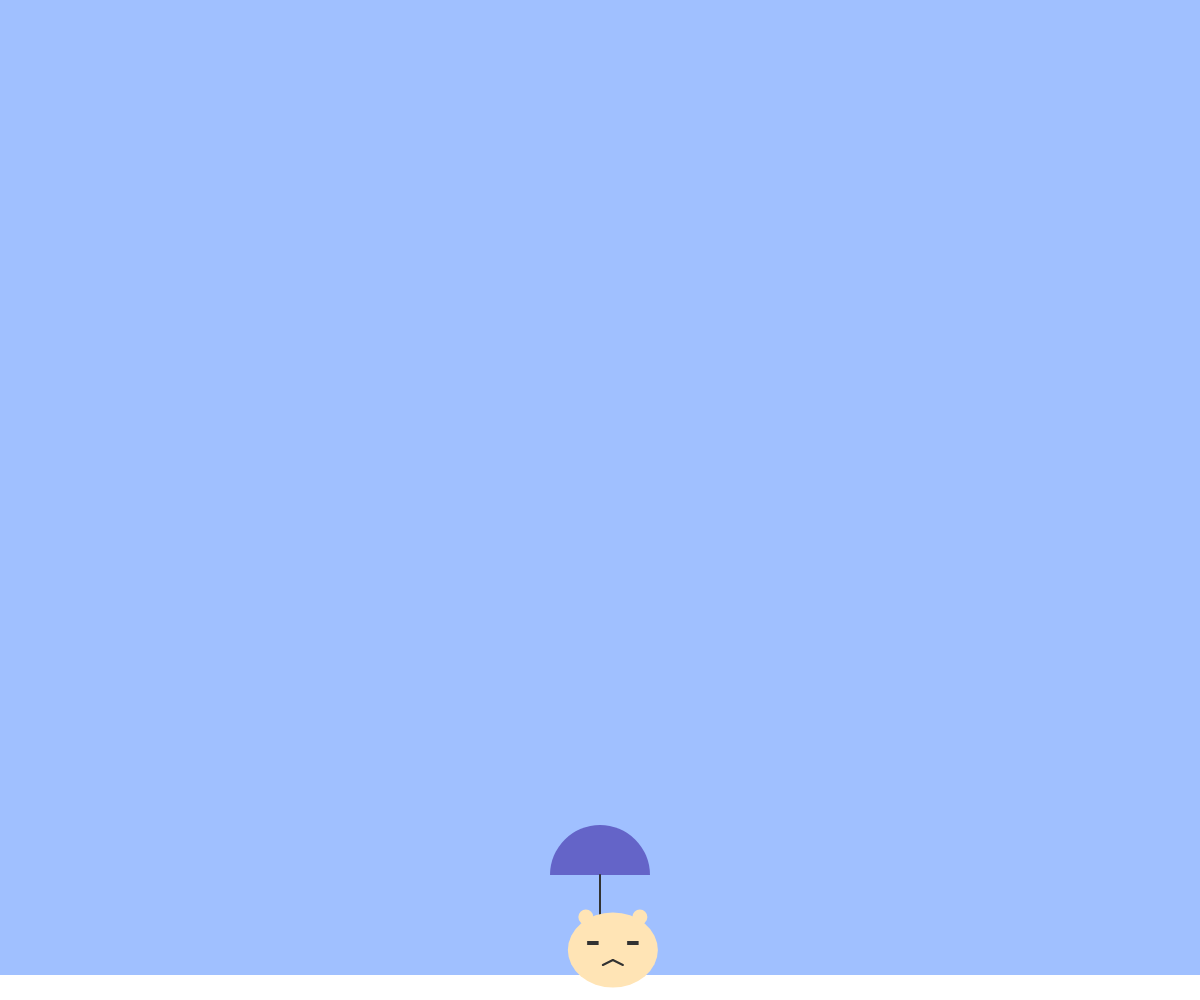
Frame 1 (no input)
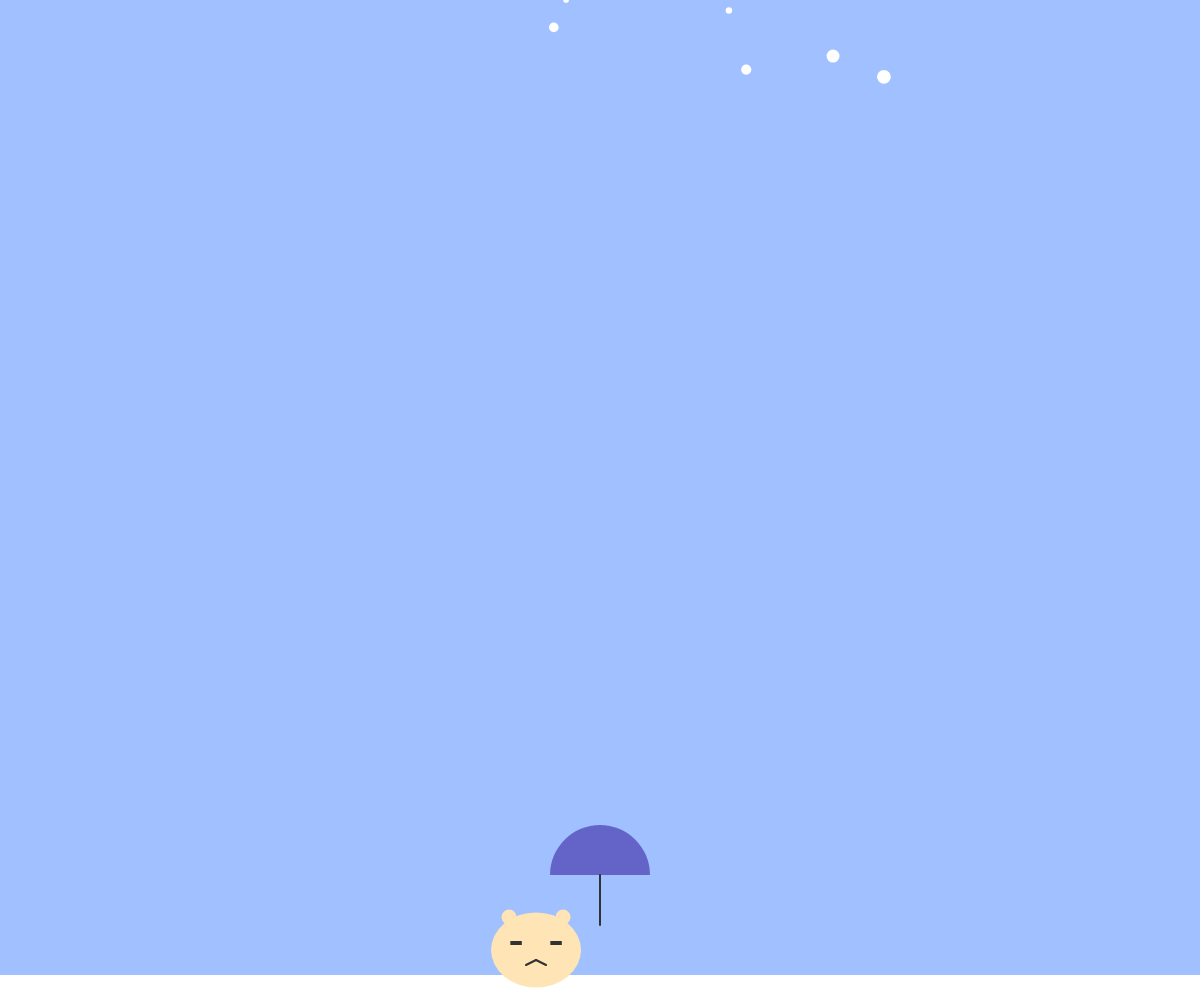
Frame 60 (no input)
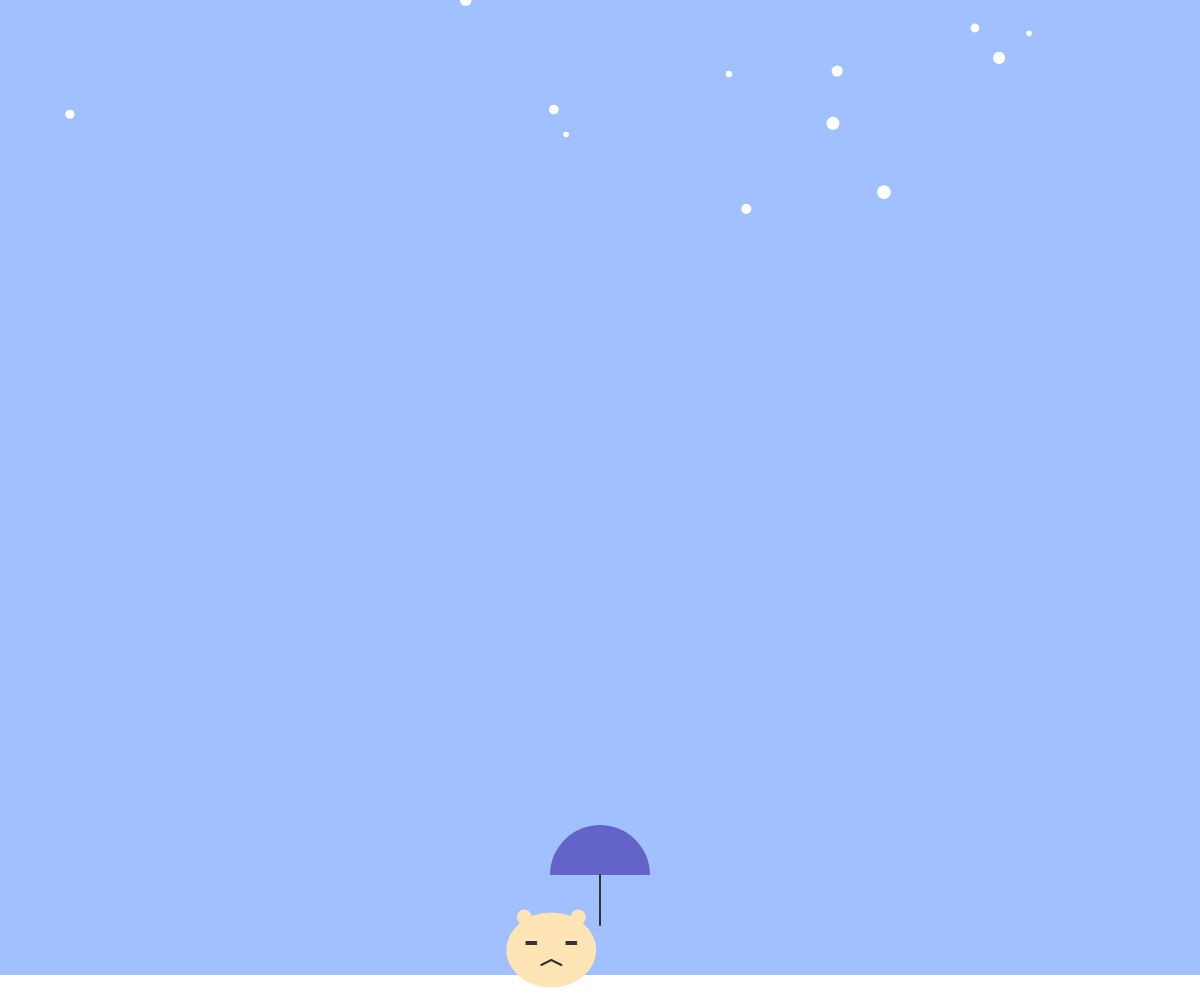
Frame 120 (the mouse pressed at the canvas centre since frame 60)

The p5.js sketch that drew these frames (run headless with seeded random() and noise() and a simulated clock; from frame 60 on, the mouse is pressed at the canvas centre):

// p5.js sketch
// ── sketch.js
// 最終課題を制作しよう
let snows = [];
let x, y, vn;
let m, n;
let ground;
const g = 1 / 2;
const jump = 15;

function setup() {
  createCanvas(windowWidth, windowHeight);
  x = width / 2;
  y = windowHeight - 50;
  m = width / 2;
  n = windowHeight - 125;
  ground = 25;
  vn = 0;
}

function draw() {
  background(160, 192, 255);

  x += random(-30, 30);
  if (x < 0) {
    x = 0
  }
  if (x > width) {
    x = width
  }

  if (m < 0) {
    m = 0
  }
  if (m > width) {
    m = width
  }

  n += vn;

  if (n < height - ground - 100) {
    vn += g;
  }
  else {
    vn = 0;
    n = height - ground - 100;
  }

  noStroke();
  fill(100, 100, 200);
  arc(m, n, 100, 100, PI, TWO_PI, CHORD);

  fill(255);
  rect(0, height - ground, width, height);

  stroke(50);
  strokeWeight(2);
  line(m, n, m, n + 50);

  noStroke();
  fill(255, 228, 181);
  ellipse(x, y, 90, 75);
  ellipse(x - 27, y - 33, 15);
  ellipse(x + 27, y - 33, 15);

  stroke(50);
  strokeWeight(2);
  line(x - 25, y - 8, x - 15, y - 8);
  line(x - 25, y - 6, x - 15, y - 6);
  line(x + 25, y - 8, x + 15, y - 8);
  line(x + 25, y - 6, x + 15, y - 6);
  line(x - 10, y + 15, x, y + 10);
  line(x, y + 10, x + 10, y + 15);

  if (keyIsDown("D".charCodeAt(0))) { m += 5; }
  if (keyIsDown("A".charCodeAt(0))) { m -= 5; }

  if (frameCount % 10 === 0) {
    snows.push({
      x: random(width),
      y: 0,
      size: random(5, 15),
      speed: random(1, 3),
    });
  }
  for (let i = snows.length - 1; i >= 0; i--) {
    let s = snows[i];
    fill(255);
    noStroke();
    ellipse(s.x, s.y, s.size);

    s.y += s.speed;

    if (s.y > height) {
      snows.splice(i, 1);
    }
  }
}

function keyPressed() {
  if (key == " ")
    if (n >= height - ground - 100) {
      vn = -jump;
    }
}


function windowResized() {
  resizeCanvas(windowWidth, windowHeight);
}
